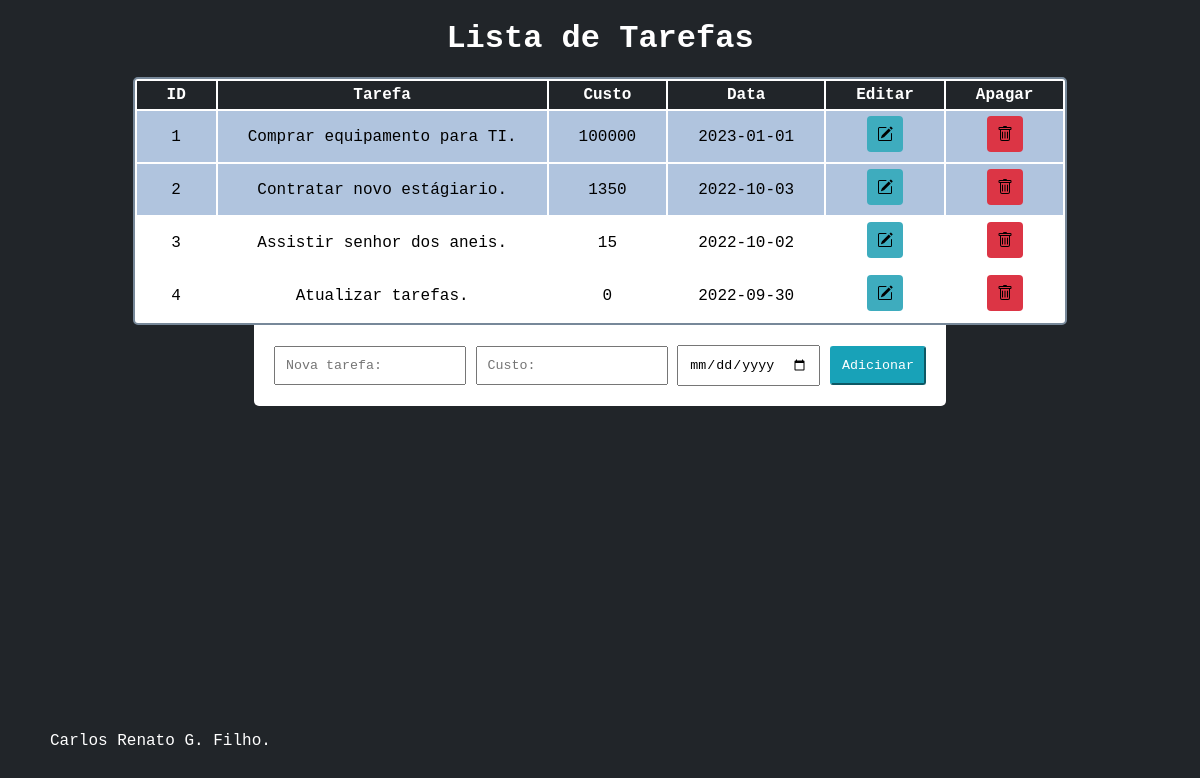
The page /php/index.php on the database as committed earlier.
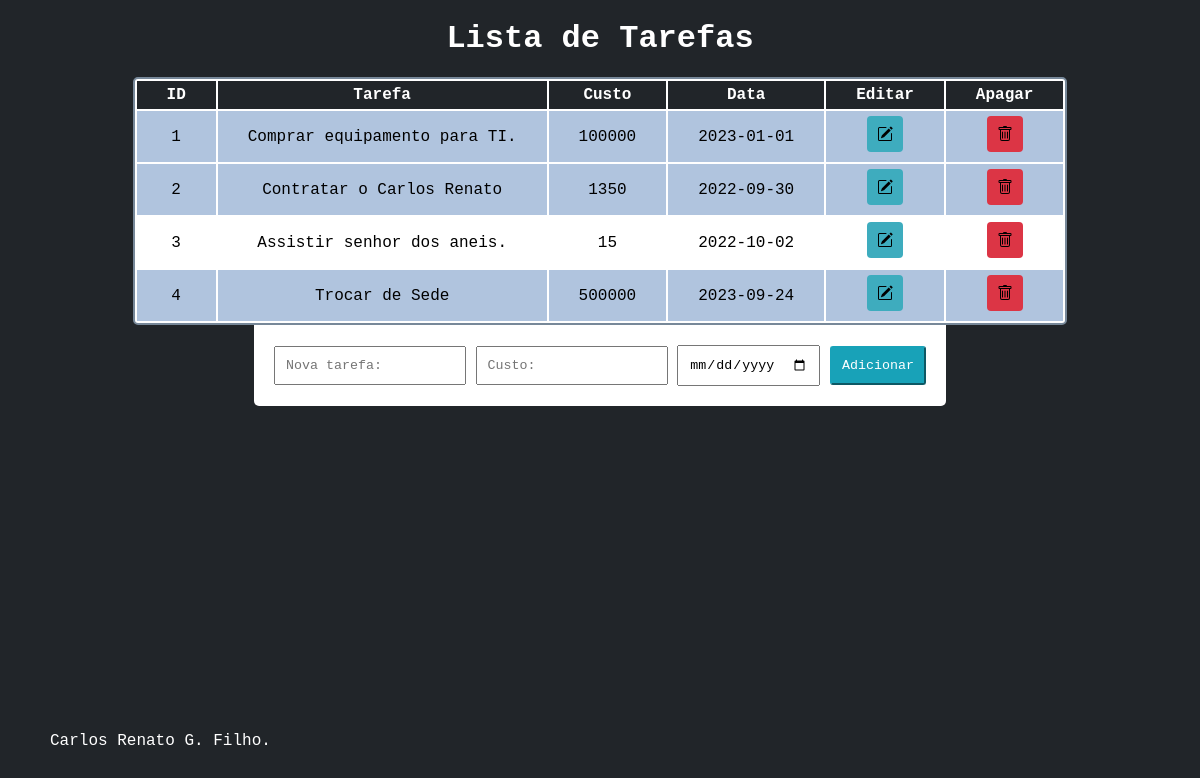
The same page on the database as committed later.
### tables this page shows
CREATE TABLE `cad_tarefas` (
  `id` int(100) NOT NULL,
  `nome` varchar(100) NOT NULL,
  `custo` float NOT NULL,
  `data` date NOT NULL,
  `ordem` int(100) NOT NULL
);

### php/listaDAO.php (called while the page is built, shortened)
<?php
require_once 'lista.php';
class listaDAO{
    private $pdo;
    public function __construct(PDO $driver){
        $this->pdo = $driver;
    }
    public function all(){
        $lista = [];
        $sql = $this->pdo->query("SELECT*FROM cad_tarefas");
        if($sql->rowCount()>0){
            $dado = $sql->fetchAll();
            foreach ($dado as $item) {
                $tarefa = new lista();
                $tarefa->setId($item['id']);
                $tarefa->setNome($item['nome']);
                $tarefa->setCusto($item['custo']);
                $tarefa->setData($item['data']);
                $tarefa->setOrdem($item['id']);
                $lista[] = $tarefa;
            }
            return $lista;
        }
    }
}

### php/lista.php (called while the page is built, shortened)
<?php
class lista{
    private $id;
    private $nome;
    private $custo;
    private $data;
    public function getId(){
        return $this->id;
    }
    public function setId($id){
        $this->id = $id;
    }
    public function getNome(){
        return $this->nome;
    }
    public function setNome($nome){
        $this->nome = $nome;
    }
    public function getCusto(){
        return $this->custo;
    }
    public function setCusto($custo){
        $this->custo = $custo;
    }
    public function getData(){
        return $this->data;
    }
    public function setData($data){
        $this->data = $data;
    }
}

### php/index.php (the view, shortened to what this page needs)
<?php
require 'config.php';
require 'listaDAO.php';
$listaDAO = new listaDAO($pdo);
$lista = $listaDAO->all();
?>
<!DOCTYPE html>
<html lang="en">
<head>
    <link rel="stylesheet" href="estilo.css">
</head>
<body>
    <header>
        <h1>
            Lista de Tarefas
        </h1>
    </header>
    <section class="box">
        <table >
            <tr id="titulo">
                <th>ID</th>
                <th>Tarefa</th>
                <th>Custo</th>
                <th>Data</th>
                <th>Editar</th>
                <th>Apagar</th>
            </tr>
            <?php foreach ($lista as $tarefa):?>
                <tr id="row" draggable="true">
                    <td><?= $tarefa->getId(); ?></td>
                    <td><?= $tarefa->getNome(); ?></td>
                    <td><?= $tarefa->getCusto(); ?></td>
                    <td><?= $tarefa->getData(); ?></td>
                    <td onclick="edicao(<?=$tarefa->getId(); ?>)" class="icone um"><img src="../img/pencil-square.svg" alt=""></td>
                    <td onclick="apagar(<?=$tarefa->getId(); ?>)" class="icone dois"><img src="../img/trash.svg" alt=""></td>
                </tr>
            <?php endforeach;?>
        </table>
        <section class="add">
        <form action="adicionar.php" method="get">
            <input type="text" name="tarefa" id="" placeholder="Nova tarefa: ">
            <input type="text" name="custo" id="" placeholder="Custo:">
            <input type="date" name="data" id="">
            <button type="submit">Adicionar</button>
        </form>
        </section>
    </section>
    <p>Carlos Renato G. Filho.</p>
</body>
</html>

### php/estilo.css (style rules this page uses)
* { padding: 0; margin: 0; box-sizing: border-box; text-decoration: none; font-family:'Courier New', Courier, monospace; }
header { text-align: center; padding: 20px; color: white; background-color: #212529; }
body { background-color: #212529; }
table { border: 2px solid lightslategray; border-radius: 5px; background-color: white; }
.box { display: flex; flex-direction: column; align-items: center; }
.box th,td { padding: 5px 30px; text-align: center; }
.icone { text-align: center; }
.um img { background-color: #3EACBE; padding: 10px; cursor: pointer; border-radius: 4px; }
.dois img { background-color: #DC3545; padding: 10px; cursor: pointer; border-radius: 4px; }
.add { padding: 20px; display: flex; flex-direction: row; align-items: center; justify-content: center; outline: none; background-color: white; border-radius: 0px 0px 5px 5px; }
.add input { padding: 10px; outline: none; }
.add button { padding: 10px; background-color: #18A2B8; border-color: #18A2B8; color: white; border-radius: 3px; cursor: pointer; }
.cor { background-color: lightsteelblue; }
#titulo { background-color: #212529; color: white; }
p { color: white; text-align: center; position: absolute; bottom: 50px; left: 50px; }

Rows that differ between the two databases and show on the page:
changed cad_tarefas id 2: nome "Contratar novo estágiario." → "Contratar o Carlos Renato"; data "2022-10-03" → "2022-09-30"
changed cad_tarefas id 4: nome "Atualizar tarefas." → "Trocar de Sede"; custo "0" → "500000"; data "2022-09-30" → "2023-09-24"
